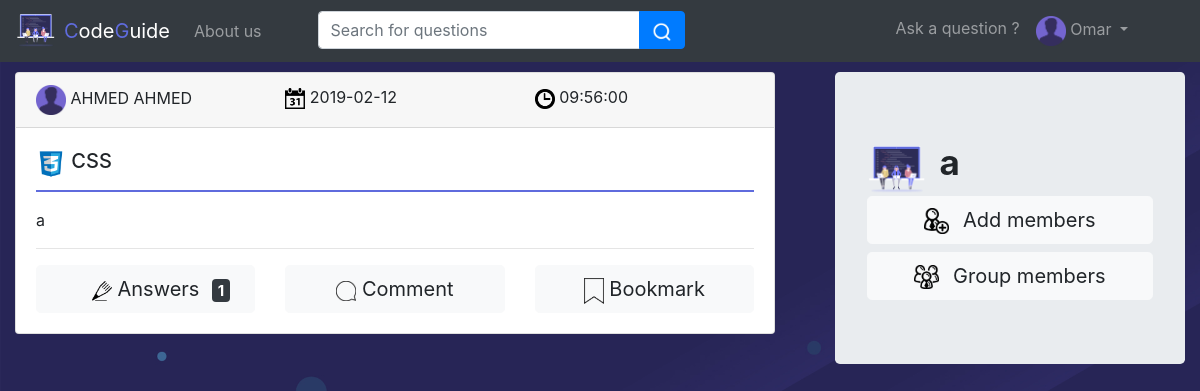
/Developement/grouppage.php?id=1 (signed in), run on the app's committed database.
### tables this page shows
CREATE TABLE `post` (
  `id` int(255) NOT NULL,
  `user_id` text NOT NULL,
  `specialist_id` int(11) NOT NULL,
  `dates` date NOT NULL,
  `question` text NOT NULL,
  `reported` int(255) NOT NULL,
  `language` text NOT NULL,
  `group_id` int(255) NOT NULL,
  `times` time NOT NULL,
  `type` varchar(256) NOT NULL
);

CREATE TABLE `user` (
  `id` int(255) NOT NULL,
  `first_name` varchar(255) NOT NULL,
  `email` varchar(255) NOT NULL,
  `password` varchar(255) NOT NULL,
  `last_name` varchar(255) NOT NULL
);

CREATE TABLE `groups` (
  `id` int(11) NOT NULL,
  `admin_id` int(11) NOT NULL,
  `name` text NOT NULL,
  `number_of_members` int(11) NOT NULL
);

### Developement/model/post.php (called while the page is built, shortened)
<?php
class post extends Database {
public static function group_post($keyword,$group_id)
{
  $keyword = str_replace(" ", "%", $keyword);
  $sql = "SELECT *,post.id as post_id  FROM post join user on post.user_id=user.id
  WHERE question like ('%$keyword%')AND post.group_id=$group_id ORDER BY post.id DESC;";
  $statement = Database::$db->prepare($sql);
  $statement->execute();
  $posts = [];
  while($row = $statement->fetch(PDO::FETCH_ASSOC)) {
    $posts[] = $row;
  }
  return $posts;
}
}
?>

### Developement/model/comment.php (called while the page is built, shortened)
<?php
class comment extends Database {
  public static function get_number_comments($post_id){
    $sql="SELECT COUNT(user_id) as number FROM comment WHERE post_id=$post_id;";
    $statement = Database::$db->prepare($sql);
    $statement->execute();
    $number=$statement->fetch(PDO::FETCH_ASSOC);
    return $number;
  }
}
 ?>

### Developement/model/group.php (called while the page is built, shortened)
<?php
include_once('database.php');
include_once('post.php');
class group extends post {
                  public static function group_info_id($group_id){
                    $sql="SELECT * From groups WHERE id='$group_id';";
                    $statement=Database::$db->prepare($sql);
                    $statement->execute();
                    $group_info=$statement->fetch(PDO::FETCH_ASSOC);
                    return $group_info;
                  }
}
?>

### Developement/grouppage.php (the view, shortened to what this page needs)
<?php include_once("Components/head_group.php");
?>
<!DOCTYPE html>
<html lang="en" dir="ltr">
  <body>
     <div class="row">
      <div class="col-lg-8 col-sm-12">
        <div class="container">
          <?php
          if(isset($_POST['keyword'])){
            $posts=post::group_post($_POST['keyword'],$_GET['id']);
          }else{
            $posts=post::group_post("",$_GET['id']);
          }
          foreach ($posts as $post) {
           ?>
          <div class="card mb-3">
            <div class="card-header">
              <div class="row">
                <div class="col-lg-4">
                  <img src="img/profile.png" width="30 px">
                  <?php echo ucwords($post["first_name"])." ".ucwords($post["last_name"]);?>
                </div>
                <div class="col-lg-4">
                  <img src="img/calender.png" width="20 px">
                  <?php echo $post['dates']?>
                </div>
                <div class="col-lg-4">
                  <img src="img/time.png" width="20 px">
                  <?php echo $post['times']?>
                </div>
              </div>
            </div>
            <div class="card-body">
              <h5 class="card-title">  <?php
              if ($post["language"]=="C/C++") {
                ?>
                  <img src="img/c++.png" height="30px" alt="">
                <?php
              }
              else if ($post["language"]=="C#") {
                ?>
                  <img src="img/csharp.png" height="30px" alt="">
                <?php
              }
              else if ($post["language"]=="java") {
                ?>
                  <img src="img/java.png" height="30px"alt="">
                <?php
              }
              else if ($post["language"]=="python") {
                ?>
                  <img src="img/python.png" height="30px" alt="">
                <?php
              }
              else if ($post["language"]=="php") {
                ?>
                  <img src="img/php.png" height="30px" alt="">
                <?php
              }
              else if ($post["language"]=="CSS") {
                ?>
                  <img src="img/css.png" height="30px" alt="">
                <?php
              }
              echo $post["language"];?></h5>
              <p class="card-text" style="border:solid 1px #5f6bdd">
              <?php echo $post["question"];?></p>
              <hr>
              <div class="row rowC<?php echo $post['post_id'] ?>">
                <div class="col-lg-4">
                  <?php
                    $number=comment::get_number_comments($post['post_id']);
                   ?>
                  <button type="button" id="answer_<?php echo $post["post_id"] ?>" class="btn btn-light btn-lg btn-block"><img src="img/answer.png" width="20px">
                    <span id="number_<?php echo $post["post_id"] ?>" style="position:absolute; top:14px; right:40px;" class="badge badge-dark"><?php echo $number['number'];  ?></span>  Answers</button>
                </div>
                <div class="col-lg-4">
                  <button type="button" class="btn btn-light btn-lg btn-block comment" id='comment_<?php echo $post['post_id'] ?>' ><img src="img/comment.png" width="20px">  Comment</button>
                </div>
                <div class="col-lg-4">
                  <button type="button" id="bookmark_<?php echo $post["post_id"] ?>" class="btn btn-light btn-lg btn-block"><img src="img/bookmark2.png" width="20px">  Bookmark</button>
                </div>
              </div>
            </div>
          </div>
          <?php } ?>
        </div>
      </div>
      <div class="col-lg-4 col-sm-12">
        <div class="container">
          <div class="jumbotron">
            <img class="mr-2" src="img/logo.png" width="60 px"  height="50 px"/>
            <span style="font-size:35px; font-weight:bold;"><?php
            $info=group::group_info_id($_GET['id']);
            echo $info['name'];
             ?></span>
            <button type="button" class="btn btn-light btn-lg btn-block mb-2" data-toggle="modal" data-target="#exampleModal2" data-whatever="@mdo"><img src="img/addMember.png" class="mr-2" width="25px">  Add members</button>
            <a class="btn btn-light btn-lg btn-block" data-toggle="collapse" href="#multiCollapseExample1" role="button" aria-expanded="false" aria-controls="multiCollapseExample1"><img src="img/myGroups.png" class="mr-2" width="25px">  Group members</a>
          </div>
        </div>
      </div>
    </div>
  </body>
</html>

### Developement/css/site.css (style rules this page uses)
* { margin: 0; padding: 0; box-sizing: border-box; }
body { background-color: #EFEFEF; }

### Developement/Components/head_group.php (style rules this page uses)
body { background-image: url(img/home.jpg); background-size: cover; background-repeat: no-repeat; }

### data on the page
post: user.first_name "AHMED", user.last_name "AHMED", dates "2019-02-12", times "09:56:00", language "CSS", question "a", number "1"
groups: name "a"

### other printed values
$_SESSION["user_first_name"] "Omar"
